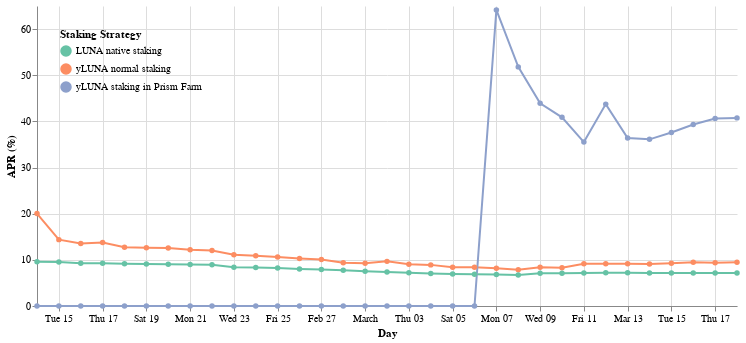

Notebook cell for this chart:
### Markdown cell above
## Query

### Code cell
APRSChart.chart(dp.aprs)

### Figure 1 — Vega-Lite specification as saved in the notebook (floating-point values rounded to 4 significant figures)
{"config": {"view": {"continuousWidth": 400, "continuousHeight": 300, "strokeOpacity": 0}, "axisX": {"labelAngle": 0}}, "data": {"name": "data-954f989e4abe0e23b1858682cdcfc41c"}, "mark": {"type": "line", "point": true}, "encoding": {"color": {"field": "Staking Strategy", "legend": {"direction": "vertical", "legendY": 0, "orient": "top-left", "padding": 5}, "scale": {"scheme": "set2"}, "type": "nominal"}, "tooltip": [{"field": "Day", "format": "%Y-%m-%d", "type": "temporal"}, {"field": "Staking Strategy", "type": "nominal"}, {"field": "APR (%)", "type": "quantitative"}], "x": {"field": "Day", "sort": {"order": "ascending"}, "type": "temporal"}, "y": {"field": "APR (%)", "type": "quantitative"}}, "width": 700, "$schema": "https://vega.github.io/schema/vega-lite/v4.17.0.json", "datasets": {"data-954f989e4abe0e23b1858682cdcfc41c": [{"Day": "2022-02-19", "APR (%)": 12.61, "Staking Strategy": "yLUNA normal staking"}, {"Day": "2022-03-18", "APR (%)": 9.49, "Staking Strategy": "yLUNA normal staking"}, {"Day": "2022-02-22", "APR (%)": 12.03, "Staking Strategy": "yLUNA normal staking"}, {"Day": "2022-02-20", "APR (%)": 12.57, "Staking Strategy": "yLUNA normal staking"}, {"Day": "2022-02-24", "APR (%)": 10.87, "Staking Strategy": "yLUNA normal staking"}, {"Day": "2022-02-15", "APR (%)": 14.38, "Staking Strategy": "yLUNA normal staking"}, {"Day": "2022-03-02", "APR (%)": 9.67, "Staking Strategy": "yLUNA normal staking"}, {"Day": "2022-02-28", "APR (%)": 9.35, "Staking Strategy": "yLUNA normal staking"}, {"Day": "2022-03-04", "APR (%)": 8.91, "Staking Strategy": "yLUNA normal staking"}, {"Day": "2022-02-25", "APR (%)": 10.61, "Staking Strategy": "yLUNA normal staking"}, {"Day": "2022-02-16", "APR (%)": 13.53, "Staking Strategy": "yLUNA normal staking"}, {"Day": "2022-03-05", "APR (%)": 8.38, "Staking Strategy": "yLUNA normal staking"}, {"Day": "2022-03-17", "APR (%)": 9.36, "Staking Strategy": "yLUNA normal staking"}, {"Day": "2022-02-27", "APR (%)": 10.06, "Staking Strategy": "yLUNA normal staking"}, {"Day": "2022-02-23", "APR (%)": 11.11, "Staking Strategy": "yLUNA normal staking"}, {"Day": "2022-03-11", "APR (%)": 9.16, "Staking Strategy": "yLUNA normal staking"}, {"Day": "2022-03-08", "APR (%)": 7.86, "Staking Strategy": "yLUNA normal staking"}, {"Day": "2022-03-12", "APR (%)": 9.13, "Staking Strategy": "yLUNA normal staking"}, {"Day": "2022-03-10", "APR (%)": 8.29, "Staking Strategy": "yLUNA normal staking"}, {"Day": "2022-03-16", "APR (%)": 9.48, "Staking Strategy": "yLUNA normal staking"}, {"Day": "2022-03-14", "APR (%)": 9.11, "Staking Strategy": "yLUNA normal staking"}, {"Day": "2022-03-01", "APR (%)": 9.24, "Staking Strategy": "yLUNA normal staking"}, {"Day": "2022-03-13", "APR (%)": 9.15, "Staking Strategy": "yLUNA normal staking"}, {"Day": "2022-02-21", "APR (%)": 12.2, "Staking Strategy": "yLUNA normal staking"}, {"Day": "2022-03-06", "APR (%)": 8.39, "Staking Strategy": "yLUNA normal staking"}, {"Day": "2022-03-09", "APR (%)": 8.39, "Staking Strategy": "yLUNA normal staking"}, {"Day": "2022-02-14", "APR (%)": 20.02, "Staking Strategy": "yLUNA normal staking"}, {"Day": "2022-03-07", "APR (%)": 8.2, "Staking Strategy": "yLUNA normal staking"}, {"Day": "2022-03-03", "APR (%)": 9.03, "Staking Strategy": "yLUNA normal staking"}, {"Day": "2022-02-26", "APR (%)": 10.29, "Staking Strategy": "yLUNA normal staking"}, {"Day": "2022-02-17", "APR (%)": 13.77, "Staking Strategy": "yLUNA normal staking"}, {"Day": "2022-03-15", "APR (%)": 9.25, "Staking Strategy": "yLUNA normal staking"}, {"Day": "2022-02-18", "APR (%)": 12.74, "Staking Strategy": "yLUNA normal staking"}, {"Day": "2022-02-19", "APR (%)": 9.11, "Staking Strategy": "LUNA native staking"}, {"Day": "2022-03-18", "APR (%)": 7.16, "Staking Strategy": "LUNA native staking"}, {"Day": "2022-02-22", "APR (%)": 8.93, "Staking Strategy": "LUNA native staking"}, {"Day": "2022-02-20", "APR (%)": 9.07, "Staking Strategy": "LUNA native staking"}, {"Day": "2022-02-24", "APR (%)": 8.32, "Staking Strategy": "LUNA native staking"}, {"Day": "2022-02-15", "APR (%)": 9.54, "Staking Strategy": "LUNA native staking"}, {"Day": "2022-03-02", "APR (%)": 7.36, "Staking Strategy": "LUNA native staking"}, {"Day": "2022-02-28", "APR (%)": 7.75, "Staking Strategy": "LUNA native staking"}, {"Day": "2022-03-04", "APR (%)": 7.05, "Staking Strategy": "LUNA native staking"}, {"Day": "2022-02-25", "APR (%)": 8.21, "Staking Strategy": "LUNA native staking"}, {"Day": "2022-02-16", "APR (%)": 9.27, "Staking Strategy": "LUNA native staking"}, {"Day": "2022-03-05", "APR (%)": 6.93, "Staking Strategy": "LUNA native staking"}, {"Day": "2022-03-17", "APR (%)": 7.13, "Staking Strategy": "LUNA native staking"}, {"Day": "2022-02-27", "APR (%)": 7.93, "Staking Strategy": "LUNA native staking"}, {"Day": "2022-02-23", "APR (%)": 8.42, "Staking Strategy": "LUNA native staking"}, {"Day": "2022-03-11", "APR (%)": 7.17, "Staking Strategy": "LUNA native staking"}, {"Day": "2022-03-08", "APR (%)": 6.74, "Staking Strategy": "LUNA native staking"}, {"Day": "2022-03-12", "APR (%)": 7.19, "Staking Strategy": "LUNA native staking"}, {"Day": "2022-03-10", "APR (%)": 7.09, "Staking Strategy": "LUNA native staking"}, {"Day": "2022-03-16", "APR (%)": 7.13, "Staking Strategy": "LUNA native staking"}, {"Day": "2022-03-14", "APR (%)": 7.16, "Staking Strategy": "LUNA native staking"}, {"Day": "2022-03-01", "APR (%)": 7.55, "Staking Strategy": "LUNA native staking"}, {"Day": "2022-03-13", "APR (%)": 7.18, "Staking Strategy": "LUNA native staking"}, {"Day": "2022-02-21", "APR (%)": 9.01, "Staking Strategy": "LUNA native staking"}, {"Day": "2022-03-06", "APR (%)": 6.86, "Staking Strategy": "LUNA native staking"}, {"Day": "2022-03-09", "APR (%)": 7.11, "Staking Strategy": "LUNA native staking"}, {"Day": "2022-02-14", "APR (%)": 9.57, "Staking Strategy": "LUNA native staking"}, {"Day": "2022-03-07", "APR (%)": 6.81, "Staking Strategy": "LUNA native staking"}, {"Day": "2022-03-03", "APR (%)": 7.19, "Staking Strategy": "LUNA native staking"}, {"Day": "2022-02-26", "APR (%)": 8.04, "Staking Strategy": "LUNA native staking"}, {"Day": "2022-02-17", "APR (%)": 9.25, "Staking Strategy": "LUNA native staking"}, {"Day": "2022-03-15", "APR (%)": 7.15, "Staking Strategy": "LUNA native staking"}, {"Day": "2022-02-18", "APR (%)": 9.13, "Staking Strategy": "LUNA native staking"}, {"Day": "2022-02-19", "APR (%)": 0.0, "Staking Strategy": "yLUNA staking in Prism Farm"}, {"Day": "2022-03-18", "APR (%)": 40.76, "Staking Strategy": "yLUNA staking in Prism Farm"}, {"Day": "2022-02-22", "APR (%)": 0.0, "Staking Strategy": "yLUNA staking in Prism Farm"}, {"Day": "2022-02-20", "APR (%)": 0.0, "Staking Strategy": "yLUNA staking in Prism Farm"}, {"Day": "2022-02-24", "APR (%)": 0.0, "Staking Strategy": "yLUNA staking in Prism Farm"}, {"Day": "2022-02-15", "APR (%)": 0.0, "Staking Strategy": "yLUNA staking in Prism Farm"}, {"Day": "2022-03-02", "APR (%)": 0.0, "Staking Strategy": "yLUNA staking in Prism Farm"}, {"Day": "2022-02-28", "APR (%)": 0.0, "Staking Strategy": "yLUNA staking in Prism Farm"}, {"Day": "2022-03-04", "APR (%)": 0.0, "Staking Strategy": "yLUNA staking in Prism Farm"}, {"Day": "2022-02-25", "APR (%)": 0.0, "Staking Strategy": "yLUNA staking in Prism Farm"}, {"Day": "2022-02-16", "APR (%)": 0.0, "Staking Strategy": "yLUNA staking in Prism Farm"}, {"Day": "2022-03-05", "APR (%)": 0.0, "Staking Strategy": "yLUNA staking in Prism Farm"}, {"Day": "2022-03-17", "APR (%)": 40.62, "Staking Strategy": "yLUNA staking in Prism Farm"}, {"Day": "2022-02-27", "APR (%)": 0.0, "Staking Strategy": "yLUNA staking in Prism Farm"}, {"Day": "2022-02-23", "APR (%)": 0.0, "Staking Strategy": "yLUNA staking in Prism Farm"}, {"Day": "2022-03-11", "APR (%)": 35.51, "Staking Strategy": "yLUNA staking in Prism Farm"}, {"Day": "2022-03-08", "APR (%)": 51.81, "Staking Strategy": "yLUNA staking in Prism Farm"}, {"Day": "2022-03-12", "APR (%)": 43.74, "Staking Strategy": "yLUNA staking in Prism Farm"}, {"Day": "2022-03-10", "APR (%)": 40.88, "Staking Strategy": "yLUNA staking in Prism Farm"}, {"Day": "2022-03-16", "APR (%)": 39.32, "Staking Strategy": "yLUNA staking in Prism Farm"}, {"Day": "2022-03-14", "APR (%)": 36.11, "Staking Strategy": "yLUNA staking in Prism Farm"}, {"Day": "2022-03-01", "APR (%)": 0.0, "Staking Strategy": "yLUNA staking in Prism Farm"}, {"Day": "2022-03-13", "APR (%)": 36.39, "Staking Strategy": "yLUNA staking in Prism Farm"}, {"Day": "2022-02-21", "APR (%)": 0.0, "Staking Strategy": "yLUNA staking in Prism Farm"}, {"Day": "2022-03-06", "APR (%)": 0.0, "Staking Strategy": "yLUNA staking in Prism Farm"}, {"Day": "2022-03-09", "APR (%)": 43.91, "Staking Strategy": "yLUNA staking in Prism Farm"}, {"Day": "2022-02-14", "APR (%)": 0.0, "Staking Strategy": "yLUNA staking in Prism Farm"}, {"Day": "2022-03-07", "APR (%)": 64.15, "Staking Strategy": "yLUNA staking in Prism Farm"}, {"Day": "2022-03-03", "APR (%)": 0.0, "Staking Strategy": "yLUNA staking in Prism Farm"}, {"Day": "2022-02-26", "APR (%)": 0.0, "Staking Strategy": "yLUNA staking in Prism Farm"}, {"Day": "2022-02-17", "APR (%)": 0.0, "Staking Strategy": "yLUNA staking in Prism Farm"}, {"Day": "2022-03-15", "APR (%)": 37.58, "Staking Strategy": "yLUNA staking in Prism Farm"}, {"Day": "2022-02-18", "APR (%)": 0.0, "Staking Strategy": "yLUNA staking in Prism Farm"}]}}
